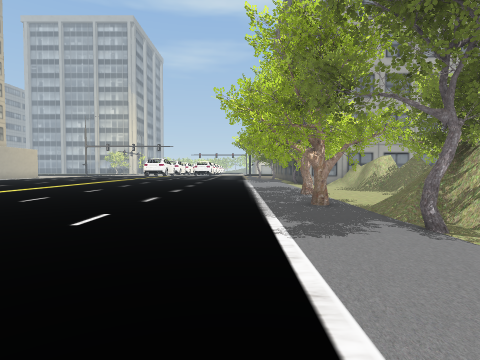
view 1 (above)

24 first-person views from a walk through a 3-D level made in the Unity game engine. The camera is 1.3 m above the floor, tilts 2° down and sees 80° across. The floor is counted in squares, 2 m on a side. Each view is taken from the middle of a square. On the plan, view 1 faces up. The plan holds only what a view shows up to about 9 squares ahead; the rest is blank. The place goes on beyond the plan. Some surface patterns are stand-ins.

view 2
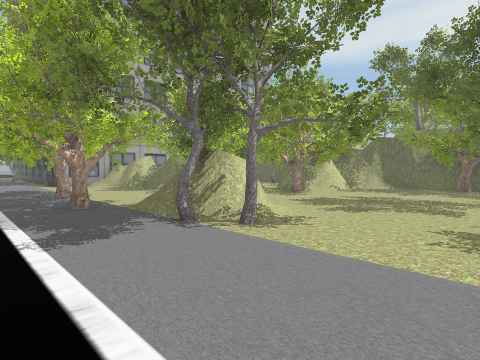

view 3
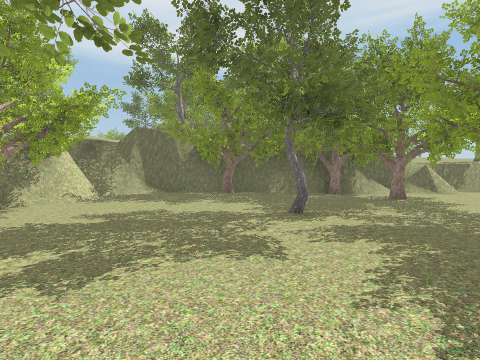

view 4
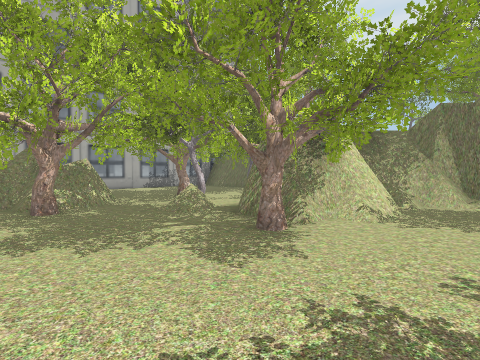

view 5
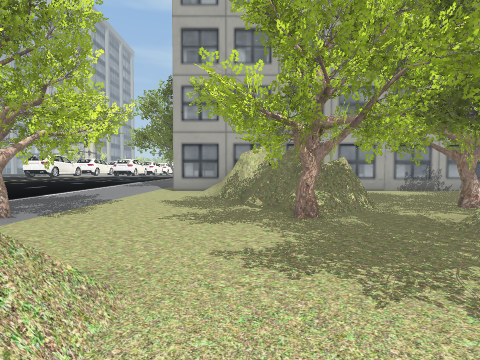

view 6
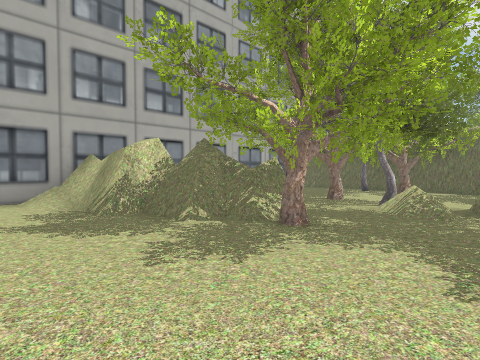

view 7
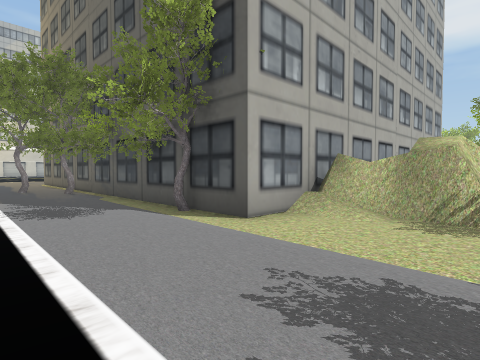

view 8
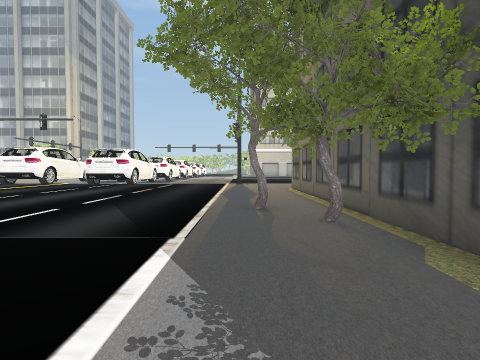

view 9
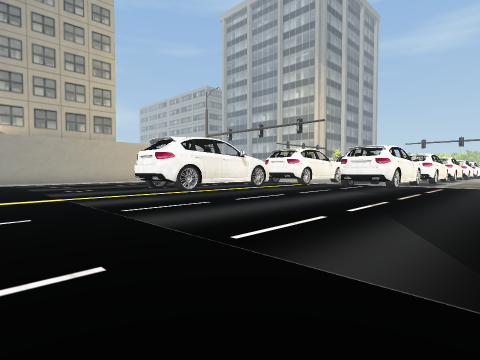

view 10
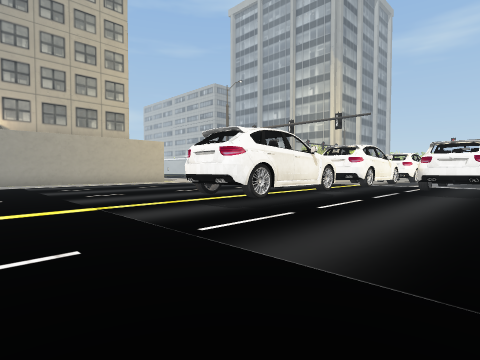

view 11
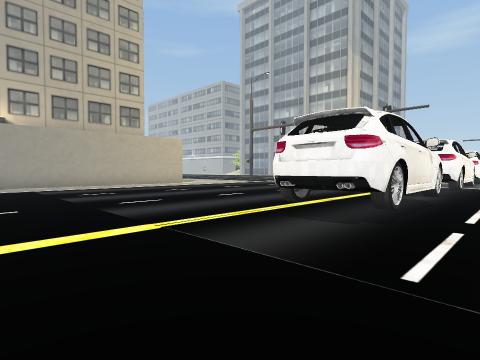

view 12
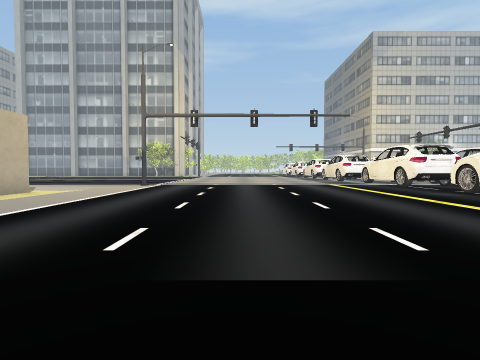

view 13
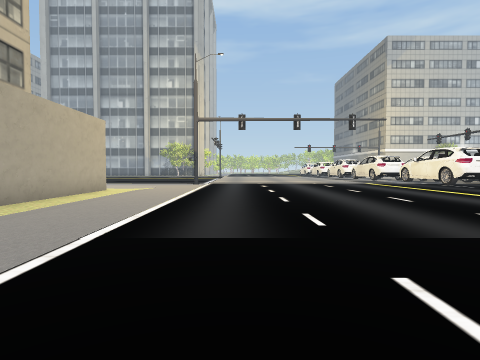

view 14
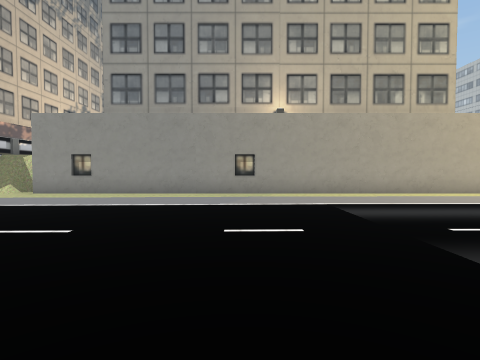

view 15
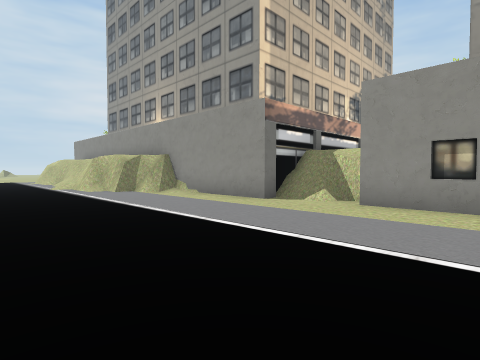

view 16
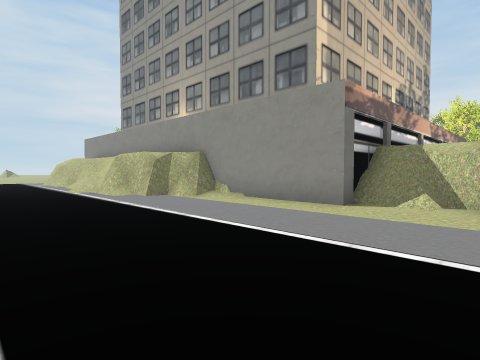

view 17
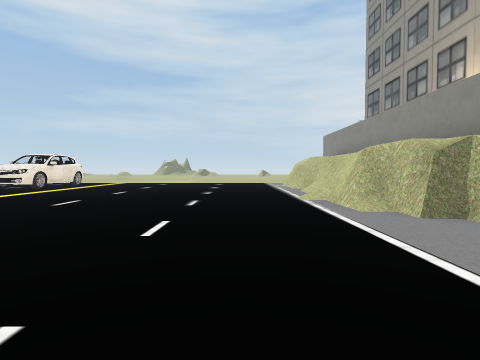

view 18
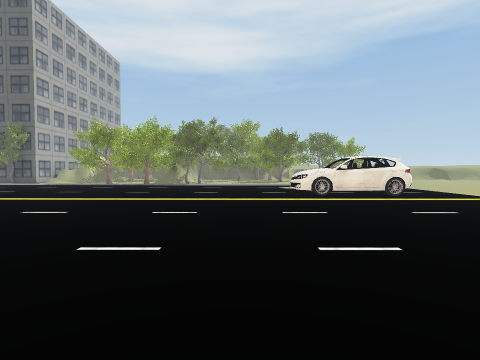

view 19
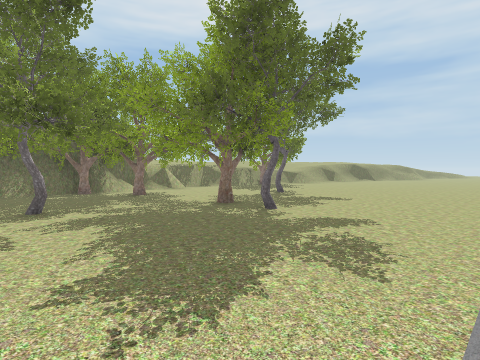

view 20
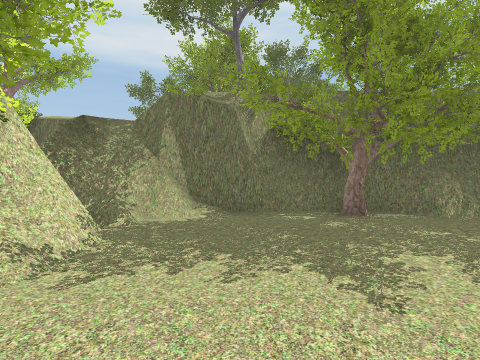

view 21
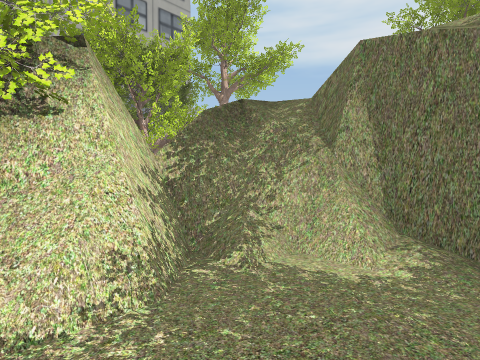

view 22
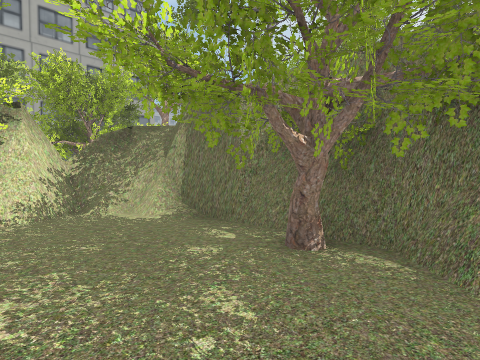

view 23
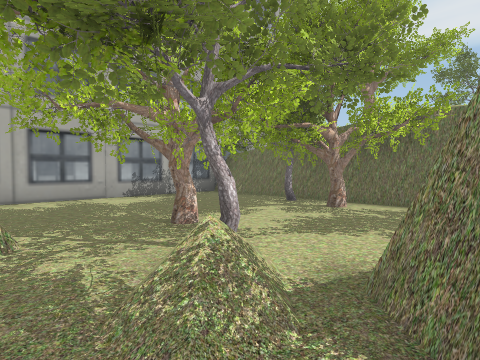

view 24
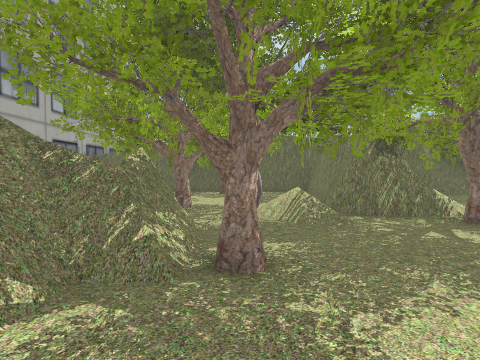

### Floor plan
Key: @ floor where view 1 was taken; # wall or solid block; . main floor; : floor 0.25 m higher than the main floor; / step, stairs or slope; = window, fence, low wall or low ledge; v drop or lower ground; O other object.
Columns run from 18 left of view 1 to 18 right of it. Each row starts with its distance up from view 1.
 25 #...::::::::OOOO::
 24 #...::::::::OOOO:::..#
 23 #...:::::::::::::::..#
 22 #...::::::::OO:::::..#
 21 #...::::::::OO:::::..#
 20 #...........OO.....O.#
 19 #...........OO......O#
 18 #...................OOOO
 17 #..............   ...#O
 16 #....  . .   .. . ...#
 15 #.....            ...O
 14 #....             ...##
 13 #....           .....O##########
 12 #.... .         .......## .....v
 11 #....            ......##    OOv
 10 #.... .           .....##  OO #OO
  9 =....      .......O.O..###OOOOOO#O
  8 #....      ........OOO..OOOO.OO#OO
  7 #.....     ........#O..OOOO#.OO#/O
  6 #.....    ........OO......#####v
  5 #.....   .... ... .OO##..O#####
  4 #............     O.OO#..OO#.=#    OO
  3 ##=..........     ..##........#O   O
  2  #=#.........     ....O.....OO#
  1  ###.........     ..........OOO
  0  #=/.........     @.....O....#OOO
 -1  # /.........       .........#OO#O
 -2  # /........OO      ...OOOOOOOO
 -3         ....OO      ...O#O.OOO#

Where each view was taken, in squares from view 1:
view 1: 0 up, 0 right, facing up
view 2: 0 up, 0 right, facing up-right
view 3: 1 up, 3 right, facing right
view 4: 3 up, 5 right, facing up-right
view 5: 4 up, 5 right, facing up
view 6: 6 up, 3 right, facing up-right
view 7: 10 up, 0 right, facing up-right
view 8: 15 up, 1 right, facing up
view 9: 16 up, 0 right, facing up-left
view 10: 16 up, 2 left, facing up-left
view 11: 16 up, 4 left, facing up-left
view 12: 16 up, 11 left, facing up
view 13: 15 up, 13 left, facing up
view 14: 16 up, 9 left, facing left
view 15: 12 up, 12 left, facing down-left
view 16: 10 up, 12 left, facing down-left
view 17: 7 up, 13 left, facing down
view 18: 0 up, 15 left, facing right
view 19: 1 up, 2 right, facing down-right
view 20: 3 up, 7 right, facing right
view 21: 3 up, 9 right, facing up-right
view 22: 0 up, 9 right, facing up-right
view 23: 6 up, 7 right, facing up-right
view 24: 8 up, 4 right, facing right
